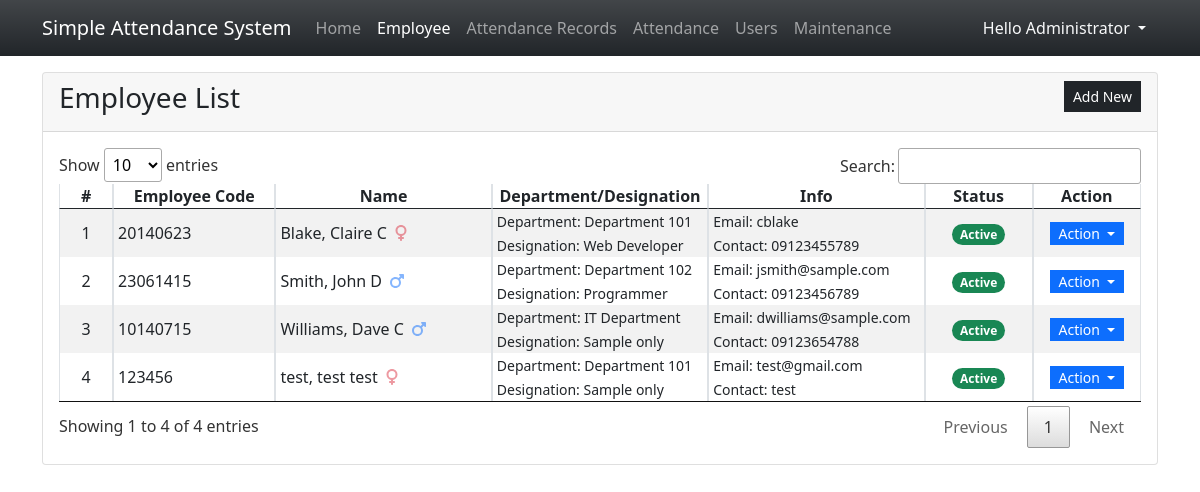
Page /?page=employees (signed in) on the committed database.
### tables this page shows
CREATE TABLE employee_list (
            `employee_id` INTEGER NOT NULL PRIMARY KEY AUTOINCREMENT,
            `employee_code` TEXT NOT NULL,
            `firstname` TEXT NOT NULL,
            `middlename` TEXT NULL,
            `lastname` TEXT NOT NULL,
            `gender` TEXT NOT NULL,
            `department_id` INTEGER NULL,
            `designation_id` INTEGER NULL,
            `contact` TEXT NOT NULL,
            `email` TEXT NOT NULL,
            `status` INTEGER NOT NULL DEFAULT 1,
            `date_created` TIMESTAMP DEFAULT CURRENT_TIMESTAMP,
            `date_updated` TIMESTAMP NULL,
            FOREIGN KEY(`department_id`) REFERENCES `department_list`(`department_id`) ON DELETE SET NULL,
            FOREIGN KEY(`designation_id`) REFERENCES `designation_list`(`designation_id`) ON DELETE SET NULL
        );

CREATE TABLE department_list (
            `department_id` INTEGER NOT NULL PRIMARY KEY AUTOINCREMENT,
            `name` TEXT NOT NULL,
            `status` INTEGER NOT NULL DEFAULT 1,
            `date_created` TIMESTAMP DEFAULT CURRENT_TIMESTAMP
        );

CREATE TABLE designation_list (
            `designation_id` INTEGER NOT NULL PRIMARY KEY AUTOINCREMENT,
            `name` TEXT NOT NULL,
            `status` INTEGER NOT NULL DEFAULT 1,
            `date_created` TIMESTAMP DEFAULT CURRENT_TIMESTAMP
        );

### employees.php (the view, shortened to what this page needs)
<div class="card">
    <div class="card-header d-flex justify-content-between">
        <h3 class="card-title">Employee List</h3>
        <div class="card-tools align-middle">
            <button class="btn btn-dark btn-sm py-1 rounded-0" type="button" id="create_new">Add New</button>
        </div>
    </div>
    <div class="card-body">
        <table class="table table-hover table-striped table-bordered">
            <colgroup>
                <col width="5%">
                <col width="15%">
                <col width="20%">
                <col width="20%">
                <col width="20%">
                <col width="10%">
                <col width="10%">
            </colgroup>
            <thead>
                <tr>
                    <th class="text-center p-0">#</th>
                    <th class="text-center p-0">Employee Code</th>
                    <th class="text-center p-0">Name</th>
                    <th class="text-center p-0">Department/Designation</th>
                    <th class="text-center p-0">Info</th>
                    <th class="text-center p-0">Status</th>
                    <th class="text-center p-0">Action</th>
                </tr>
            </thead>
            <tbody>
                <?php
                $sql = "SELECT e.*,(e.lastname || ', ' || e.firstname || ' ' || e.middlename) as `name`,d.name as dept, dd.name as desg FROM `employee_list`e INNER JOIN `department_list` d on e.department_id = d.department_id inner join `designation_list` dd on e.designation_id = dd.designation_id  order by `name` asc";
                $qry = $conn->query($sql);
                $i = 1;
                    while($row = $qry->fetchArray()):
                ?>
                <tr>
                    <td class="text-center p-0"><?php echo $i++; ?></td>
                    <td class="py-0 px-1"><?php echo $row['employee_code'] ?></td>
                    <td class="py-0 px-1"><?php echo $row['name'] ?>
                    <?php if($row['gender'] == "Male"): ?>
                        <span class="fa fa-mars mx-1 text-primary opacity-50" title="Male"></span>
                    <?php else: ?>
                        <span class="fa fa-venus mx-1 text-danger opacity-50" title="Female"></span>
                    <?php endif; ?>
                    </td>
                    <td class="py-0 px-1">
                        <small>Department: <?php echo $row['dept'] ?></small><br>
                        <small>Designation: <?php echo $row['desg'] ?></small>
                    </td>
                    <td class="py-0 px-1">
                        <small>Email: <?php echo $row['email'] ?></small><br>
                        <small>Contact: <?php echo $row['contact'] ?></small>
                    </td>
                    <td class="py-0 px-1 text-center">
                    <?php if($row['status'] == 1): ?>
                        <span class="badge bg-success rounded-pill">Active</span>
                    <?php else: ?>
                        <span class="badge bg-danger rounded-pill">Inactive</span>
                    <?php endif; ?>
                    </td>
                    <th class="text-center py-0 px-1">
                        <div class="btn-group" role="group">
                            <button id="btnGroupDrop1" type="button" class="btn btn-primary dropdown-toggle btn-sm rounded-0 py-0" data-bs-toggle="dropdown" aria-expanded="false">
                            Action
                            </button>
                        </div>
                    </th>
                </tr>
                <?php endwhile; ?>
            </tbody>
        </table>
    </div>
</div>

### index.php (shortened to what this page needs)
<?php
$page = isset($_GET['page']) ? $_GET['page'] : 'home';
?>
<!DOCTYPE html>
<html lang="en">
<head>
    <link rel="stylesheet" href="Font-Awesome-master/css/all.min.css">
    <link rel="stylesheet" href="css/bootstrap.min.css">
    <link rel="stylesheet" href="DataTables/datatables.min.css">
</head>
<body>
    <main>
    <nav class="navbar navbar-expand-lg navbar-dark bg-dark bg-gradient" id="topNavBar">
        <div class="container">
            <a class="navbar-brand" href="#">
            Simple Attendance System
            </a>
            <div class="collapse navbar-collapse" id="navbarNav">
                <ul class="navbar-nav">
                    <li class="nav-item">
                        <a class="nav-link <?php echo ($page == 'home')? 'active' : '' ?>" aria-current="page" href="./">Home</a>
                    </li>
                    <li class="nav-item">
                        <a class="nav-link <?php echo ($page == 'employees')? 'active' : '' ?>" aria-current="page" href="./?page=employees">Employee</a>
                    </li>
                    <li class="nav-item">
                        <a class="nav-link <?php echo ($page == 'attendance_list')? 'active' : '' ?>" href="./?page=attendance_list">Attendance Records</a>
                    </li>
                    <li class="nav-item">
                        <a class="nav-link " href="./attendance.php" target="_blank">Attendance</a>
                    </li>
                    <?php if($_SESSION['type'] == 1): ?>
                    <li class="nav-item">
                        <a class="nav-link <?php echo ($page == 'users')? 'active' : '' ?>" aria-current="page" href="./?page=users">Users</a>
                    </li>
                    <li class="nav-item">
                        <a class="nav-link" href="./?page=maintenance">Maintenance</a>
                    </li>
                    <?php endif; ?>
                </ul>
            </div>
            <div>
            <div class="dropdown">
                <button class="btn btn-secondary dropdown-toggle bg-transparent  text-light border-0" type="button" id="dropdownMenuButton1" data-bs-toggle="dropdown" aria-expanded="false">
                    Hello <?php echo $_SESSION['fullname'] ?>
                </button>
            </div>
            </div>
        </div>
    </nav>
    <div class="container py-3" id="page-container">
        <?php
            include $page.'.php';
        ?>
    </div>
    </main>
</body>
</html>

### index.php (style rules this page uses)
html,body { height:100%; width:100%; }
main { height:100%; display:flex; flex-flow:column; }
#page-container { flex: 1 1 auto; overflow:auto; }
#topNavBar { flex: 0 1 auto; }

### rows in the picture
employee_list: employee_code "20140623", name "Blake, Claire C", gender "Female" (drawn), department.name "Department 101", designation.name "Web Developer", email "cblake", contact "09123455789", status "Active"
employee_list: employee_code "23061415", name "Smith, John D", gender "Male" (drawn), department.name "Department 102", designation.name "Programmer", email "jsmith@sample.com", contact "09123456789", status "Active"
employee_list: employee_code "10140715", name "Williams, Dave C", gender "Male" (drawn), department.name "IT Department", designation.name "Sample only", email "dwilliams@sample.com", contact "09123654788", status "Active"
employee_list: employee_code "123456", name "test, test test", gender "Female" (drawn), department.name "Department 101", designation.name "Sample only", email "test@gmail.com", contact "test", status "Active"

### other values in the picture
$_SESSION['fullname'] "Administrator"
